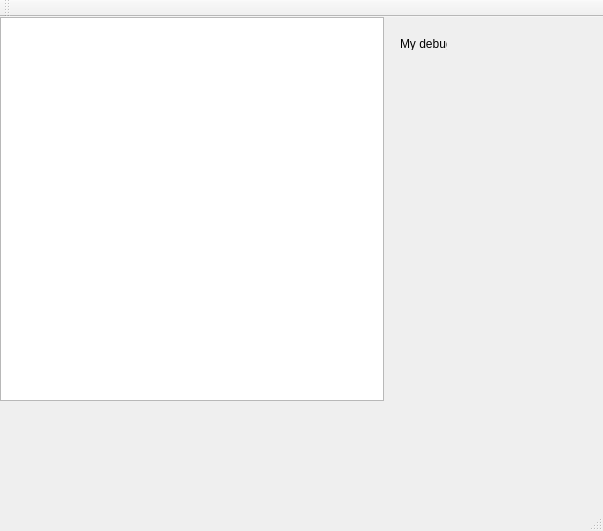
<?xml version="1.0" encoding="UTF-8"?>
<ui version="4.0">
 <class>xMainWindow</class>
 <widget class="QMainWindow" name="xMainWindow">
  <property name="geometry">
   <rect>
    <x>0</x>
    <y>0</y>
    <width>603</width>
    <height>531</height>
   </rect>
  </property>
  <property name="windowTitle">
   <string>xMainWindow</string>
  </property>
  <widget class="QWidget" name="centralWidget">
   <widget class="QGraphicsView" name="view">
    <property name="geometry">
     <rect>
      <x>0</x>
      <y>0</y>
      <width>384</width>
      <height>384</height>
     </rect>
    </property>
    <property name="sizePolicy">
     <sizepolicy hsizetype="Ignored" vsizetype="Ignored">
      <horstretch>100</horstretch>
      <verstretch>100</verstretch>
     </sizepolicy>
    </property>
   </widget>
   <widget class="QLabel" name="debugz">
    <property name="geometry">
     <rect>
      <x>400</x>
      <y>20</y>
      <width>47</width>
      <height>13</height>
     </rect>
    </property>
    <property name="text">
     <string>My debugz</string>
    </property>
   </widget>
  </widget>
  <widget class="QMenuBar" name="menuBar">
   <property name="geometry">
    <rect>
     <x>0</x>
     <y>0</y>
     <width>603</width>
     <height>21</height>
    </rect>
   </property>
  </widget>
  <widget class="QToolBar" name="mainToolBar">
   <attribute name="toolBarArea">
    <enum>TopToolBarArea</enum>
   </attribute>
   <attribute name="toolBarBreak">
    <bool>false</bool>
   </attribute>
  </widget>
  <widget class="QStatusBar" name="statusBar"/>
 </widget>
 <layoutdefault spacing="6" margin="11"/>
 <resources/>
 <connections/>
</ui>
